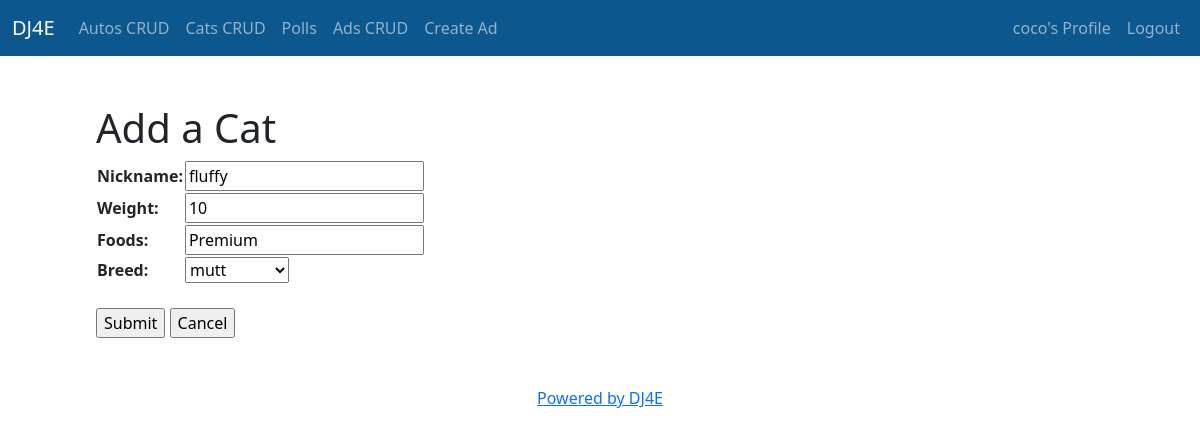
/cats/cat/1/update/ (signed in), run on the app's committed database.
### cats/models.py (models this page shows, shortened)
class Cat(models.Model):
    nickname = models.CharField(
        max_length=200,
        validators=[MinLengthValidator(2, "Nickname must be greater than 1 character")]
    )
    weight = models.PositiveIntegerField()
    foods = models.CharField(max_length=300)
    breed = models.ForeignKey(Breed, on_delete=models.CASCADE, null=False)

### cats/views.py (the view)
# urls.py: path('cat/<int:pk>/update/', views.CatUpdate.as_view(), name='cat_update'),
class CatUpdate(LoginRequiredMixin, UpdateView):
    model = Cat
    fields = '__all__'
    success_url = reverse_lazy('cats:cat_list')

### cats/models.py (called while the page is built)
    def __str__(self):
        return self.name

### home/context_processors.py (called while the page is built)
def settings(request):
    return {
        'settings': django_settings,
    }

### cats/templates/cats/cat_form.html (shortened to what this page needs)
{% extends "base_bootstrap.html" %}
{% block content %}
<h1>Add a Cat</h1>
  <form action="" method="post">
    <table>
    {{ form.as_table }}
    </table>
    <br>
    <input type="submit" value="Submit">
    <input type="submit" onclick="window.location='{% url 'cats:cat_list' %}' ; return false;" value="Cancel">
  </form>
{% endblock %}

### home/templates/partials/_navbar.html (shortened to what this page needs)
<nav class="navbar navbar-expand-lg navbar-dark" style="background-color:  #0c578d;">
    <div class="container-fluid">
      <a class="navbar-brand" href="{% url 'home' %}">DJ4E</a>
      <div class="collapse navbar-collapse" id="navbarSupportedContent">
          <ul class="navbar-nav me-auto mb-2 mb-lg-0">
            <li class="nav-item">
              <a class="nav-link {% if 'autos' == request.path %} active" style="color: red;" {% endif %} aria-current="page" href="{% url 'autos:all' %}">Autos CRUD</a>
            </li>
            <li class="nav-item">
              <a class="nav-link" aria-current="page" href="{% url 'cats:cat_list' %}">Cats CRUD</a>
            </li>
            <li class="nav-item">
              <a class="nav-link" aria-current="page" href="{% url 'polls:index' %}">Polls</a>
            </li>
            <li class="nav-item">
              <a class="nav-link" aria-current="page" href="{% url 'ads:all' %}">Ads CRUD</a>
            </li>
            <li class="nav-item">
              <a class="nav-link" aria-current="page" href="{% url 'ads:ad_create' %}">Create Ad</a>
            </li>
          </ul>
        </div>
  <div class="nav navbar-nav navbar-right">
    {% if user.is_authenticated %}
      <a class="nav-item nav-link" href="#">{{user}}'s Profile</a>
      <a class="nav-item nav-link" href="{% url 'logout' %}">Logout</a>
    {% else %}
      <a class="nav-item nav-link" href="{% url 'login' %}">Login</a>
      <a class="nav-item nav-link" href="#">Register</a>
    {% endif %}
  </div>
      </div>
    </nav>

### data on the page
Cat: nickname "fluffy", weight "10", foods "Premium", breed "mutt"

### other printed values
{{ user }} "coco"
